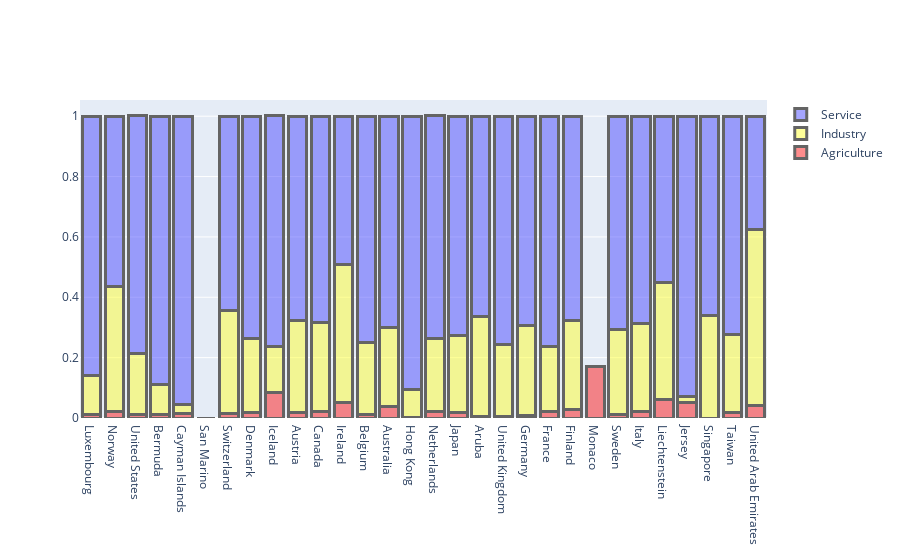

Notebook source saved alongside this figure:
### Markdown cell above
#### Since data for San Marino under all 3 sectors is 0, there are two possibilities :
1.  Data is really 0 - Highly impossible. Because we know it is a high GDP country, information is contradictory.
2.  Data was missing - Most possible scenario.

##### SECTOR WISE CONTRIBUTION OF TOP 30 HIGH GDP COUNTRIES

### Code cell
cont_gdp_sorted = pd.DataFrame(cont.sort_values(ascending=False,by=['GDP_per_capita']))
cont_gdp = cont_gdp_sorted.nlargest(30,'GDP_per_capita')

trace0 = go.Bar(
    x = cont_gdp.Country,
    y = cont_gdp['Agriculture'],
    name = "Agriculture",
    marker = dict(color = 'rgba(255, 26, 26, 0.5)',
                    line=dict(color='rgb(100,100,100)',width=3)))

trace1 = go.Bar(
    x = cont_gdp.Country,
    y = cont_gdp['Industry'],
    name = "Industry",
    marker = dict(color = 'rgba(255, 255, 51, 0.5)',
                line=dict(color='rgb(100,100,100)',width=3)))

trace2 = go.Bar(
    x = cont_gdp.Country,
    y = cont_gdp['Service'],
    name = "Service",
    marker = dict(color = 'rgba(77, 77, 255, 0.5)',
                    line=dict(color='rgb(100,100,100)',width=3)))

data = [trace0, trace1, trace2]
layout = go.Layout(barmode = "stack")
fig = go.Figure(data = data,layout = layout)
iplot(fig)

### Figure 1 — Plotly figure (JSON) as saved in the notebook; plotly's stock layout.template omitted (floating-point values rounded to 4 significant figures)
{"data": [{"marker": {"color": "rgba(255, 26, 26, 0.5)", "line": {"color": "rgb(100,100,100)", "width": 3}}, "name": "Agriculture", "type": "bar", "x": ["Luxembourg ", "Norway ", "United States ", "Bermuda ", "Cayman Islands ", "San Marino ", "Switzerland ", "Denmark ", "Iceland ", "Austria ", "Canada ", "Ireland ", "Belgium ", "Australia ", "Hong Kong ", "Netherlands ", "Japan ", "Aruba ", "United Kingdom ", "Germany ", "France ", "Finland ", "Monaco ", "Sweden ", "Italy ", "Liechtenstein ", "Jersey ", "Singapore ", "Taiwan ", "United Arab Emirates "], "y": [0.01, 0.021, 0.01, 0.01, 0.014, 0.0, 0.015, 0.018, 0.086, 0.018, 0.022, 0.05, 0.01, 0.038, 0.001, 0.021, 0.017, 0.004, 0.005, 0.009, 0.022, 0.028, 0.17, 0.011, 0.021, 0.06, 0.05, 0.0, 0.018, 0.04]}, {"marker": {"color": "rgba(255, 255, 51, 0.5)", "line": {"color": "rgb(100,100,100)", "width": 3}}, "name": "Industry", "type": "bar", "x": ["Luxembourg ", "Norway ", "United States ", "Bermuda ", "Cayman Islands ", "San Marino ", "Switzerland ", "Denmark ", "Iceland ", "Austria ", "Canada ", "Ireland ", "Belgium ", "Australia ", "Hong Kong ", "Netherlands ", "Japan ", "Aruba ", "United Kingdom ", "Germany ", "France ", "Finland ", "Monaco ", "Sweden ", "Italy ", "Liechtenstein ", "Jersey ", "Singapore ", "Taiwan ", "United Arab Emirates "], "y": [0.13, 0.415, 0.204, 0.1, 0.032, 0.0, 0.34, 0.246, 0.15, 0.304, 0.294, 0.46, 0.24, 0.262, 0.092, 0.244, 0.258, 0.333, 0.237, 0.296, 0.214, 0.295, 0.0, 0.282, 0.291, 0.39, 0.02, 0.339, 0.259, 0.585]}, {"marker": {"color": "rgba(77, 77, 255, 0.5)", "line": {"color": "rgb(100,100,100)", "width": 3}}, "name": "Service", "type": "bar", "x": ["Luxembourg ", "Norway ", "United States ", "Bermuda ", "Cayman Islands ", "San Marino ", "Switzerland ", "Denmark ", "Iceland ", "Austria ", "Canada ", "Ireland ", "Belgium ", "Australia ", "Hong Kong ", "Netherlands ", "Japan ", "Aruba ", "United Kingdom ", "Germany ", "France ", "Finland ", "Monaco ", "Sweden ", "Italy ", "Liechtenstein ", "Jersey ", "Singapore ", "Taiwan ", "United Arab Emirates "], "y": [0.86, 0.564, 0.787, 0.89, 0.954, 0.0, 0.645, 0.735, 0.765, 0.678, 0.684, 0.49, 0.749, 0.7, 0.906, 0.736, 0.725, 0.663, 0.758, 0.695, 0.764, 0.676, 0.0, 0.707, 0.688, 0.55, 0.93, 0.661, 0.723, 0.375]}], "layout": {"barmode": "stack"}}
